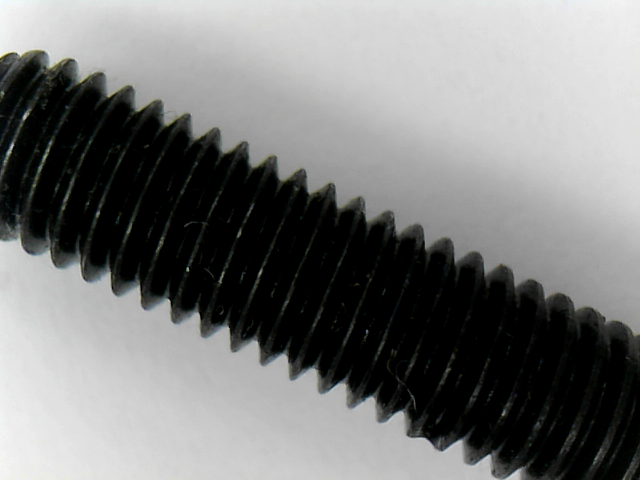
#> input picture sorting_task/data/thread_001.bmp, 640 x 480 px, found by its file name; its folder holds only this picture in this run
$ python parse_thread.py
#> lines starting #> are read from the running program, lines starting #| are printed output that depends on the picture; after the words box and inside, x2 and y2 are one past the last pixel; in counts of white or black regions, pixels touching at a corner belong together
import cv2
import numpy as np
import matplotlib.pyplot as plt

# [25 lines of commented-out code are left out]
fig1, axes1 = plt.subplots(4, 7, constrained_layout=True)
fig1.set_figheight(12)
fig1.set_figwidth(24)

fig2, axes2 = plt.subplots(4, 7, constrained_layout=True)
fig2.set_figheight(12)
fig2.set_figwidth(24)

for i in range(28):
    name = f'D:\\DOCS\\PycharmProjects\\OLYMP\\sorting_task\\data\\thread_{(i + 1):03}.bmp'
    # name = f'D:\\DOCS\\PycharmProjects\\OLYMP\\sorting_task\\data\\thread_005.bmp'
    img = cv2.imread(name, cv2.IMREAD_UNCHANGED)
#> img is the input picture: shape (480, 640, 3); mean B, G, R 122, 122.7, 122
    G_x = np.array([[-1, 0, 1], [-1, 0, 1], [-1, 0, 1]])
    G_y = np.array([[-1, -1, -1], [0, 0, 0], [1, 1, 1]])
    img_x = cv2.filter2D(img, -1, G_x)
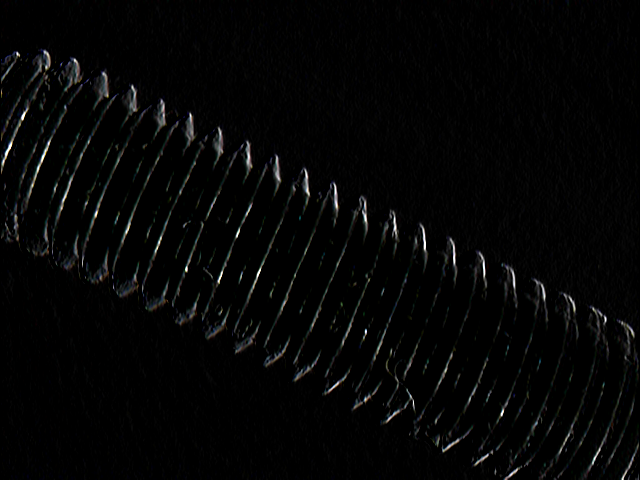
#> img_x: shape (480, 640, 3); mean B, G, R 5, 5.2, 4.9
    img_y = cv2.filter2D(img, -1, G_y)
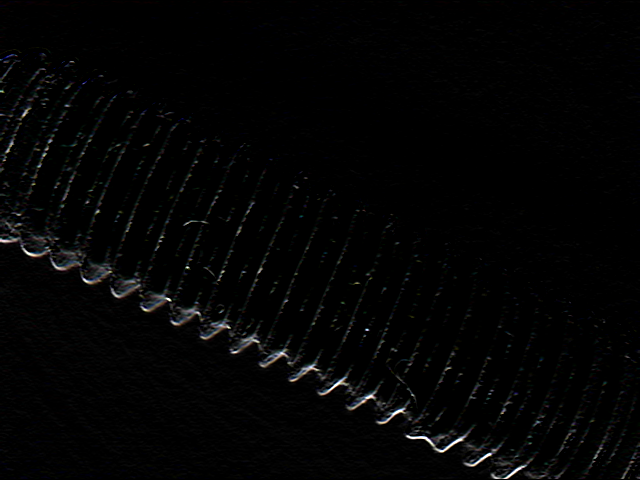
#> img_y: shape (480, 640, 3); mean B, G, R 3.8, 3.8, 3.6
    pic1 = cv2.magnitude(img_x.astype(np.float32), img_y.astype(np.float32))
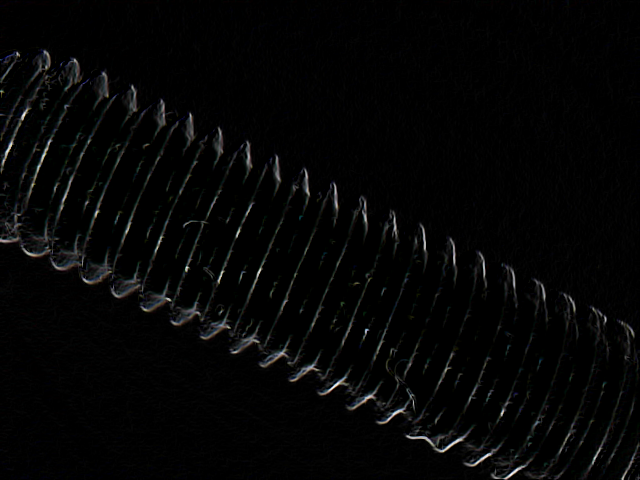
#> pic1: shape (480, 640, 3) float32; mean B, G, R 7.6, 7.8, 7.4; drawn with min black and max white
    G_x = np.array([[1, -1], [0, 0]])
    G_y = np.array([[1, 0], [-1, 0]])
    img_x = cv2.filter2D(img, -1, G_x)
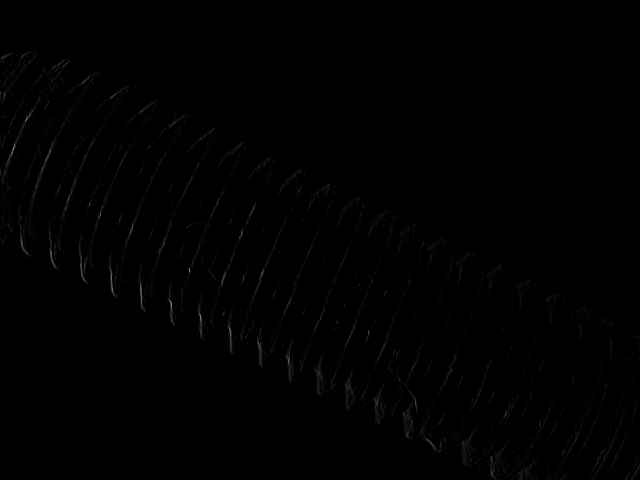
#> img_x: shape (480, 640, 3); mean B, G, R 1, 1.1, 1
    img_y = cv2.filter2D(img, -1, G_y)
    pic2 = cv2.magnitude(img_x.astype(np.float32), img_y.astype(np.float32))

    # использование pic2 c усилением помогает для черных болтов
    # если сильно увеличивать pic1, то изображение начинает шуметь

    pic = (1.5*pic1 + 3*pic2).clip(0, 255)
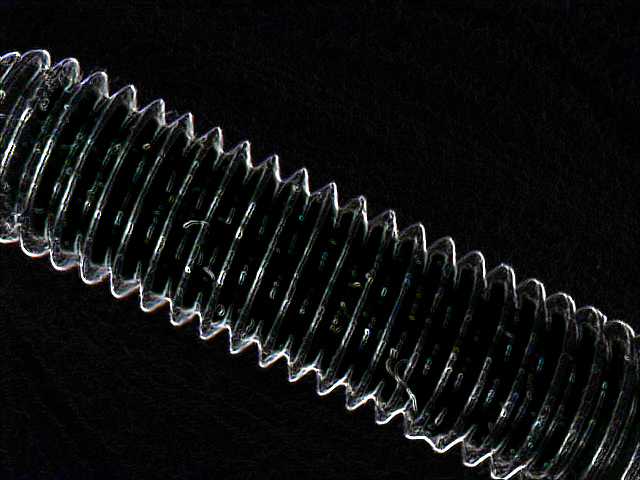
#> pic: shape (480, 640, 3) float32; mean B, G, R 16, 16.1, 15.3

    # cv2.imwrite(r'D:\DOCS\PycharmProjects\OLYMP\sorting_task\images\filter.jpeg', pic.astype(np.uint8))
    axes1[i // 7, i % 7].imshow(cv2.cvtColor(pic.astype(np.uint8), cv2.COLOR_BGR2RGB))
    axes1[i // 7, i % 7].set_title(f"{(i + 1):03}")

    # [5 lines of commented-out code are left out]
    mask = cv2.inRange(pic, (30, 30, 30), (255, 255, 255))
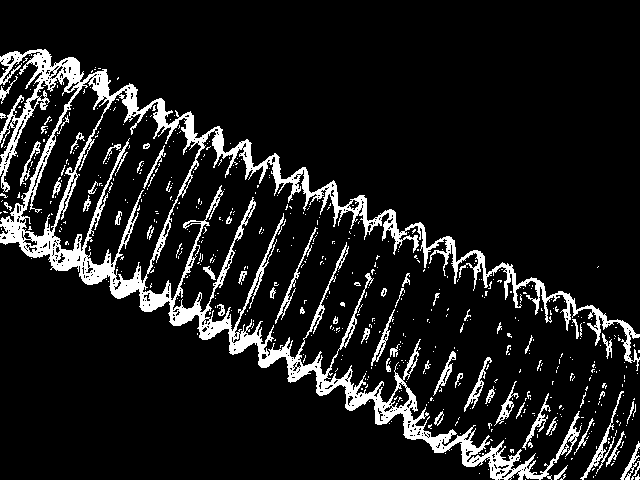
#> mask: shape (480, 640); 10.7% white; 580 white regions (520 under 20 px), largest, box (x1, y1, x2, y2) and area: (0, 49, 640, 480) 26414, (580, 391, 624, 480) 402, (275, 227, 318, 324) 331
    # [7 lines of commented-out code are left out]

    b = cv2.getStructuringElement(cv2.MORPH_ELLIPSE, (3, 3))
    c = cv2.getStructuringElement(cv2.MORPH_ELLIPSE, (5, 5))
    d = cv2.getStructuringElement(cv2.MORPH_ELLIPSE, (8, 8))

    res = cv2.morphologyEx(mask, cv2.MORPH_CLOSE, b)
#> res: shape (480, 640); 12.5% white; 284 white regions (228 under 20 px), largest, box (x1, y1, x2, y2) and area: (0, 49, 640, 480) 32148, (580, 391, 624, 480) 513, (275, 227, 318, 324) 439
    res = cv2.morphologyEx(res, cv2.MORPH_CLOSE, c)
#> res: shape (480, 640); 14.6% white; 143 white regions (97 under 20 px), largest, box (x1, y1, x2, y2) and area: (0, 49, 640, 480) 39382, (580, 391, 626, 480) 924, (275, 227, 318, 324) 519
    res = cv2.morphologyEx(res, cv2.MORPH_CLOSE, d)
#> res: shape (480, 640); 17% white; 58 white regions (28 under 20 px), largest, box (x1, y1, x2, y2) and area: (0, 50, 640, 480) 47691, (581, 384, 640, 480) 1366, (465, 358, 497, 411) 543

    res = cv2.morphologyEx(res, cv2.MORPH_OPEN, b)
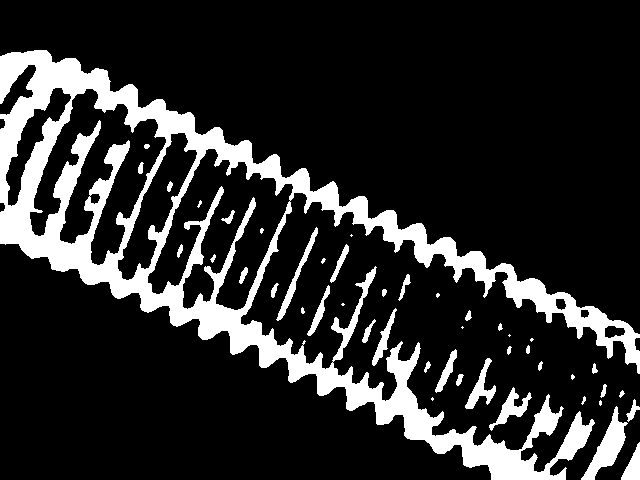
#> res: shape (480, 640); 16.7% white; 46 white regions (12 under 20 px), largest, box (x1, y1, x2, y2) and area: (0, 50, 640, 480) 45649, (581, 406, 628, 480) 1189, (489, 387, 532, 431) 563
#> (the run stopped early here; a loop or call above may not have finished)
